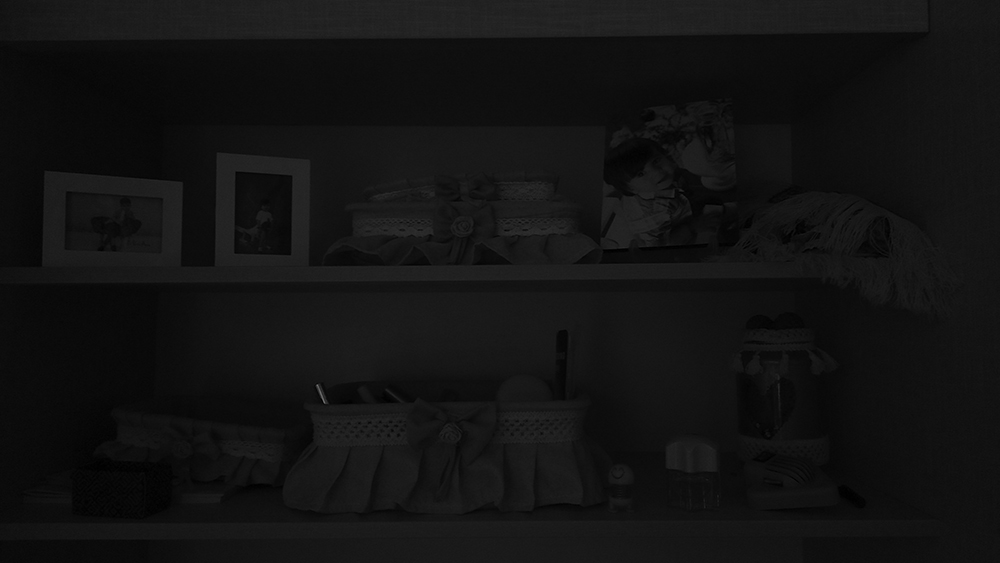
%> input picture histogram/histogram.jpg, 1000 x 563 px
$ octave histogram.m   (GNU Octave 9; MATLAB toolbox functions it lacks are replaced by stand-ins)
%> lines starting %> are read from the running program, lines starting %| are printed output that depends on the picture
clc;
close all;
clear all;

% amir shokri
% amirsh.nll@gmail.com

img1 = imread('histogram.jpg');
%> img1 is the input picture: size 563x1000 uint8; min 0, max 119, mean 18.7
img2 = img1;
pixel_histogram = zeros(1, 256);
pixel_cdf = zeros(1, 256);
pixel_new_value  = zeros(1, 256);

for i = 1 : 563
    for j = 1 : 1000
        pixel_histogram(1, img1(i,j) + 1) = pixel_histogram(1, img1(i,j) + 1) + 1;
    end
end
%> after the loop, pixel_histogram = 256 values, max 35673 at index 16, min 0 at index 49, mean 2199.2

pixel_cdf(1, 1) = pixel_histogram(1, 1);
min_cdf = pixel_histogram(1, 1);
%> min_cdf = 75
max_cdf = pixel_histogram(1, 1);
%> max_cdf = 75
for k = 2 : 256
   pixel_cdf(1, k) = pixel_cdf(1, k - 1) + pixel_histogram(1, k);

   if( pixel_cdf(1, k) > max_cdf )
       max_cdf = pixel_cdf(1, k);
   end

   if( pixel_cdf(1, k) < min_cdf )
        min_cdf = pixel_cdf(1, k);
   end
end
%> this loop made 255 passes
%> max_cdf on passes 1 to 12: 269, 636, 1351, 2488, 4151, 6453, 10123, 17344, 33077, 56783, 84323, 115380
%> after the loop, max_cdf = 563000; pixel_cdf = 256 values from 75 to 563000

for k = 1 : 256
    pixel_new_value(1, k) = round( ( ( pixel_cdf(1, k) - min_cdf ) / ( max_cdf - min_cdf ) ) * 255 );
end
%> after the loop, pixel_new_value = 256 values from 0 to 255

for i = 1 : 563
    for j = 1 : 1000
        img2(i,j) = pixel_new_value(1, img1(i,j) + 1);
    end
end
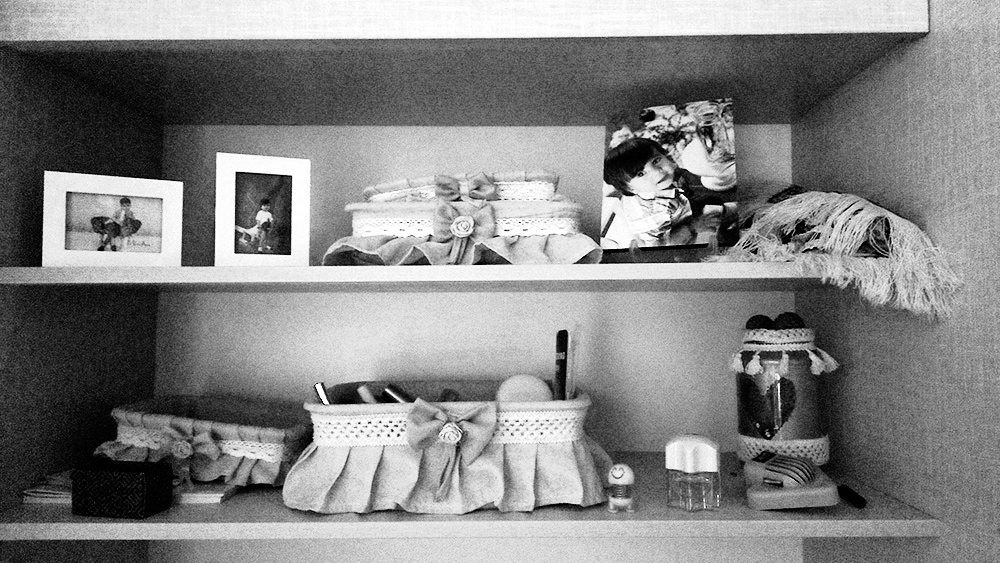
%> img2: size 563x1000 uint8; min 0, max 255, mean 132.9

imshow(img1);
figure, imshow(img2);
